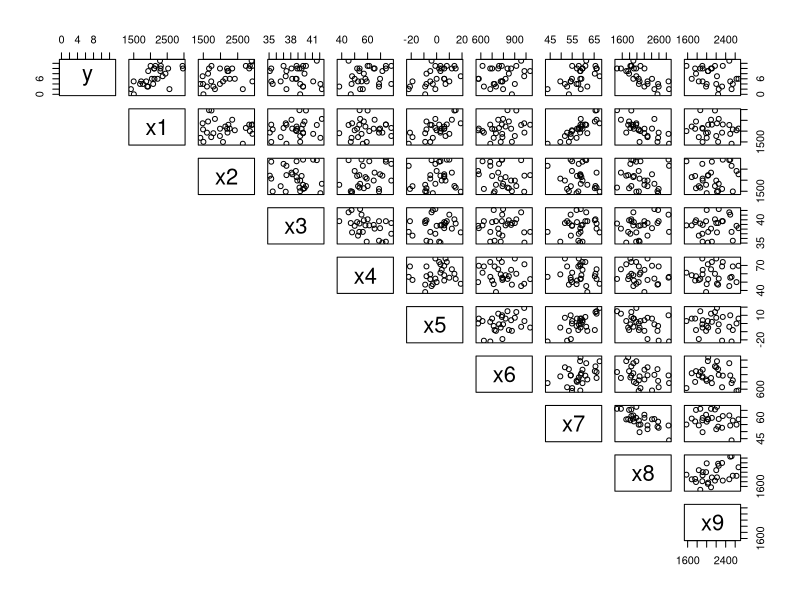

Here is the R script that generated this plot:
## ---- chunk 1
knitr::opts_chunk$set(echo = TRUE)
## ---- chunk 2
dataset <- read.table("nfl.txt", header=TRUE)
head(dataset)
## ---- chunk 3
pairs(dataset, lower.panel=NULL)
